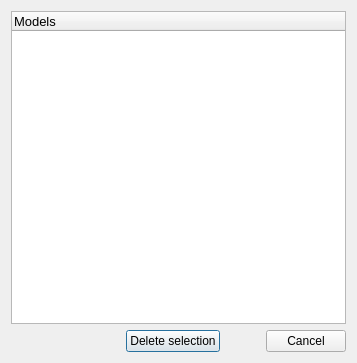
<?xml version="1.0" encoding="UTF-8"?>
<ui version="4.0">
 <class>Dialog</class>
 <widget class="QDialog" name="Dialog">
  <property name="geometry">
   <rect>
    <x>0</x>
    <y>0</y>
    <width>357</width>
    <height>363</height>
   </rect>
  </property>
  <property name="windowTitle">
   <string>Delete models</string>
  </property>
  <layout class="QGridLayout" name="gridLayout">
   <item row="0" column="0">
    <layout class="QVBoxLayout" name="verticalLayout">
     <item>
      <widget class="QTreeWidget" name="treeWidget">
       <property name="autoFillBackground">
        <bool>false</bool>
       </property>
       <property name="headerHidden">
        <bool>false</bool>
       </property>
       <attribute name="headerVisible">
        <bool>true</bool>
       </attribute>
       <attribute name="headerCascadingSectionResizes">
        <bool>true</bool>
       </attribute>
       <attribute name="headerDefaultSectionSize">
        <number>300</number>
       </attribute>
       <attribute name="headerHighlightSections">
        <bool>true</bool>
       </attribute>
       <attribute name="headerMinimumSectionSize">
        <number>31</number>
       </attribute>
       <attribute name="headerShowSortIndicator" stdset="0">
        <bool>false</bool>
       </attribute>
       <attribute name="headerStretchLastSection">
        <bool>true</bool>
       </attribute>
       <column>
        <property name="text">
         <string>Models</string>
        </property>
        <property name="font">
         <font>
          <pointsize>10</pointsize>
         </font>
        </property>
       </column>
      </widget>
     </item>
     <item>
      <layout class="QHBoxLayout" name="horizontalLayout">
       <item>
        <spacer name="horizontalSpacer_2">
         <property name="orientation">
          <enum>Qt::Horizontal</enum>
         </property>
         <property name="sizeHint" stdset="0">
          <size>
           <width>40</width>
           <height>20</height>
          </size>
         </property>
        </spacer>
       </item>
       <item>
        <widget class="QPushButton" name="b_delete">
         <property name="text">
          <string>Delete selection</string>
         </property>
        </widget>
       </item>
       <item>
        <spacer name="horizontalSpacer">
         <property name="orientation">
          <enum>Qt::Horizontal</enum>
         </property>
         <property name="sizeType">
          <enum>QSizePolicy::Minimum</enum>
         </property>
         <property name="sizeHint" stdset="0">
          <size>
           <width>40</width>
           <height>20</height>
          </size>
         </property>
        </spacer>
       </item>
       <item>
        <widget class="QPushButton" name="b_cancel">
         <property name="text">
          <string>Cancel</string>
         </property>
        </widget>
       </item>
      </layout>
     </item>
    </layout>
   </item>
  </layout>
 </widget>
 <resources/>
 <connections/>
</ui>
